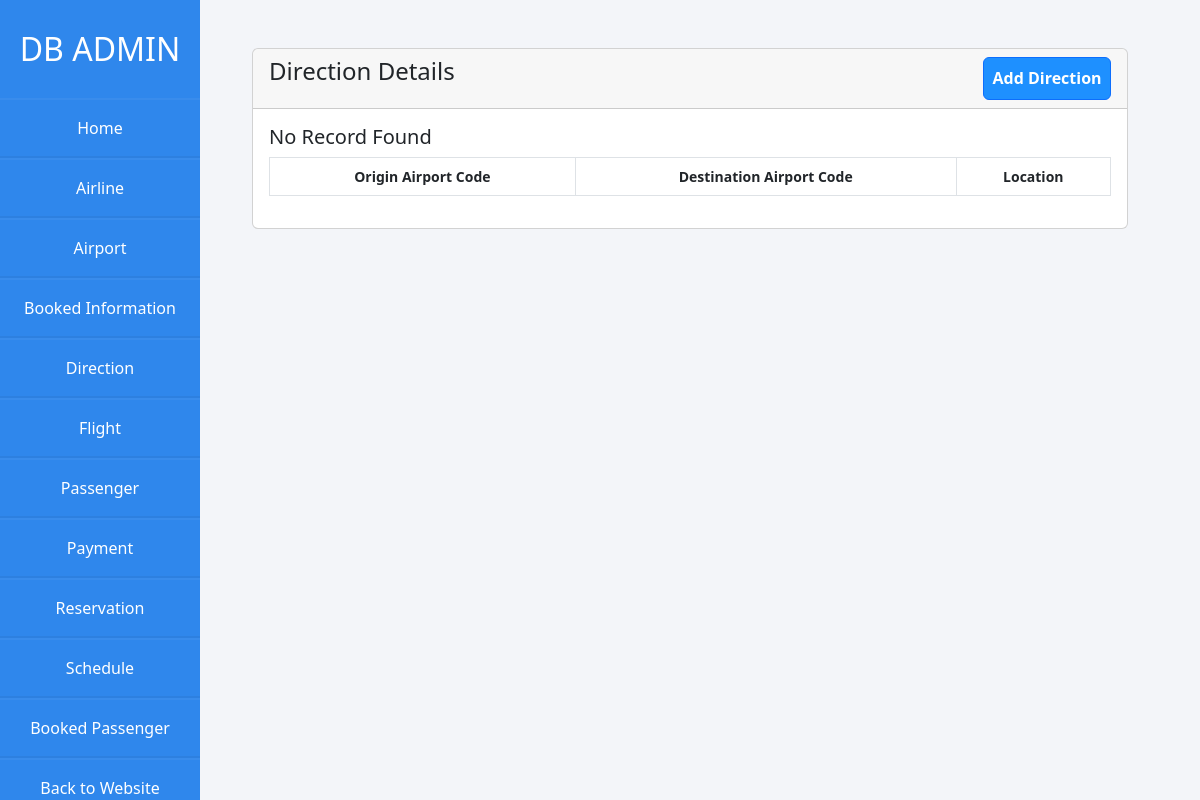
The app's page /Airlines/admin/direction.php, older data.
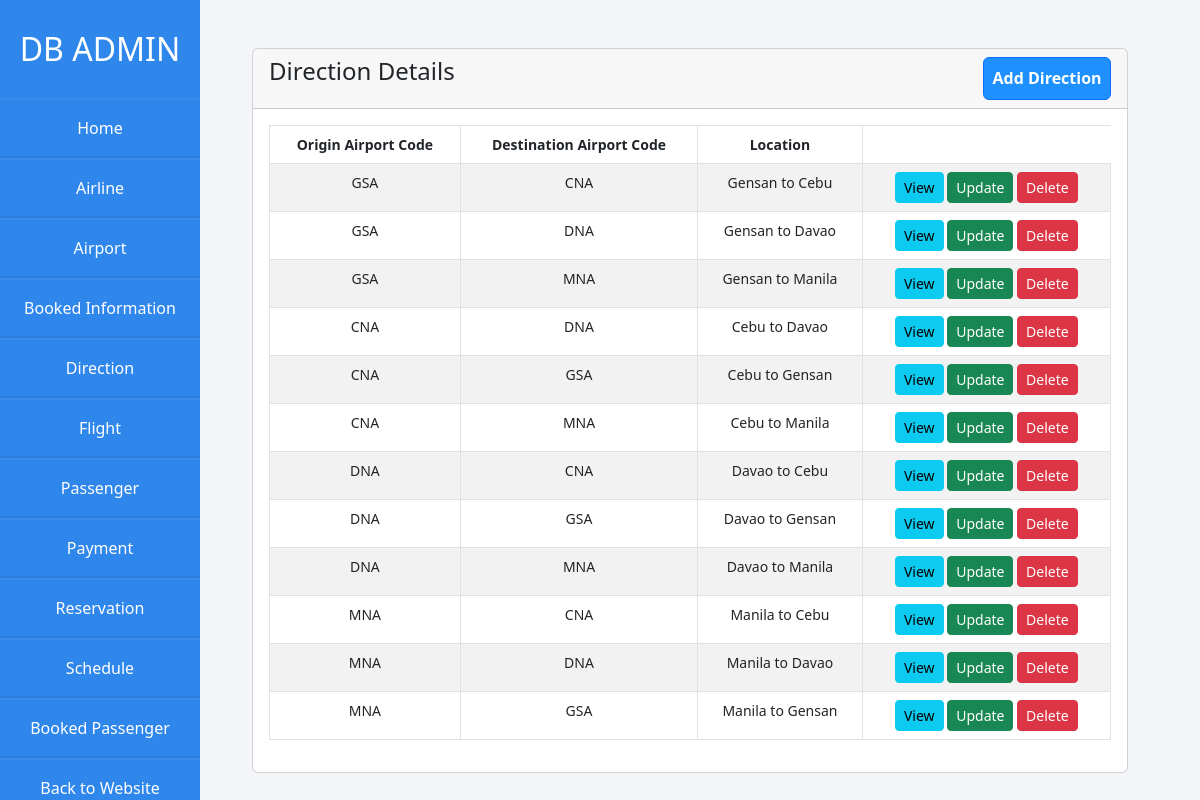
The same page, newer data.
### tables this page shows
CREATE TABLE `direction` (
  `direction_id` int(10) NOT NULL,
  `origin_airport_code` char(3) NOT NULL,
  `destination_airport_code` char(3) NOT NULL,
  `location` varchar(255) NOT NULL
);

### Airlines/admin/direction.php (the view, shortened to what this page needs)
<?php
  require 'dbcon.php';
?>
<!doctype html>
<html lang="en">
  <head>
    <link href="https://cdn.jsdelivr.net/npm/bootstrap@5.2.0-beta1/dist/css/bootstrap.min.css" rel="stylesheet">
    <link rel="stylesheet" href="css/styles.css">
  </head>
  <body>
    <div class="wrapper">
      <div class="sidebar">
        <h2>DB Admin</h2>
        <li><a href="admin.php">Home</a></li>
        <li><a href="airline.php">Airline</a></li>
        <li><a href="airport.php">Airport</a></li>
        <li><a href="booked-information.php">Booked Information</a></li>
        <li><a href="direction.php">Direction</a></li>
        <li><a href="flight.php">Flight</a></li>
        <li><a href="passenger.php">Passenger</a></li>
        <li><a href="payment.php">Payment</a></li>
        <li><a href="reservation.php">Reservation</a></li>
        <li><a href="schedule.php">Schedule</a></li>
        <li><a href="booked-passenger.php">Booked Passenger</a></li>
        <li><a href="../home.php"> Back to Website</a></li>
      </div>
    </div>
    <div class="container mt-5">
      <div class="row">
        <div class="col-md-12">
          <div class="card">
            <div class="card-header">
              <h4>Direction Details
                <a href="direction-create.php" class="btn btn-primary float-end">Add Direction</a>
              </h4>
            </div>
            <div class="card-body">
              <table class="table table-bordered table-striped">
                  <thead>
                      <tr>
                        <th>Origin Airport Code</th>
                        <th>Destination Airport Code</th>
                        <th>Location</th>
                      </tr>
                  </thead>
                  <tbody>
                    <?php
                      $query = "SELECT * FROM direction";
                      $query_run = mysqli_query($con, $query);
                      if(mysqli_num_rows($query_run) > 0){
                        foreach($query_run as $direction){
                          ?>
                          <tr>
                            <td><?= $direction['origin_airport_code']; ?></td>
                            <td><?= $direction['destination_airport_code']; ?></td>
                            <td><?= $direction['location']; ?></td>
                            <td>
                              <a href="direction-view.php?direction_id=<?= $direction['direction_id']; ?>" class="btn btn-info btn-sm">View</a>
                              <a href="direction-update.php?direction_id=<?= $direction['direction_id']; ?>" class="btn btn-success btn-sm">Update</a>
                              <form action="code.php" method='POST' class="d-inline">
                                <button type="submit" name="delete_direction" value="<?=$direction['direction_id']; ?>" class="btn btn-danger btn-sm">Delete</a>
                              </form>
                            </td>
                          </tr>
                          <?php
                        }
                      }
                      else{
                        echo '<h5>No Record Found </h5>';
                      }
                    ?>
                  </tbody>
              </table>
            </div>
          </div>
        </div>
      </div>
    </div>
  </body>
</html>

### Airlines/admin/css/styles.css (style rules this page uses)
* { margin: 0; padding: 0; box-sizing: border-box; list-style: none; text-decoration: none; }
body { background: #f3f5f9; min-width: 960px; }
.wrapper { width: 20%; min-width: 200px; max-width: 250px; display: flex; position: relative; }
.container { max-width: 75%; margin-left: 20%; }
.wrapper .sidebar { position: fixed; width: 200px; height: 100%; background: rgb(47, 135, 236); padding: 30px 0; overflow-x: scroll; overflow-y: none; }
.wrapper .sidebar h2 { color: #fff; text-transform: uppercase; text-align: center; margin-bottom: 30px; }
.wrapper .sidebar li { padding: 1rem; border-bottom: 2.5px solid rgba(0, 0, 0, 0.05); border-top: 2.5px solid rgba(225, 225, 225, 0.05); }
.wrapper .sidebar li a { color: #fff; display: block; text-align: center; list-style: none; text-decoration: none; }
.row { --bs-gutter-x: 1.5rem; --bs-gutter-y: 0; display: flex; flex-wrap: wrap; margin-top: calc(-1 * var(--bs-gutter-y)); margin-right: calc(-.5 * var(--bs-gutter-x)); }
.card-header { padding: var(--bs-card-cap-padding-y) var(--bs-card-cap-padding-x); margin-bottom: 0; color: var(--bs-card-cap-color); background-color: var(--bs-card-cap-bg); border-bottom: var(--bs-card-border-width) solid var(--bs-card-border-color); }
.table { --bs-table-color: var(--bs-body-color); --bs-table-bg: transparent; --bs-table-border-color: var(--bs-border-color); --bs-table-accent-bg: transparent; --bs-table-striped-color: var(--bs-body-color); --bs-table-striped-bg: rgba(0, 0, 0, 0.05); --bs-table-active-color: var(--bs-body-color); --bs-table-active-bg: rgba(0, 0, 0, 0.1); --bs-table-hover-color: var(--bs-body-color); --bs-table-hover-bg: rgba(0, 0, 0, 0.075); width: 100%; font-size: 14px; text-align: center; margin-bottom: 1rem; color: var(--bs-table-color); vertical-align: top; border-color: var(--bs-table-border-color); }
.btn-primary { background-color: #1e90ff; padding: 1%; color: white; text-decoration: none; font-weight: bold; }

Row changes from the older to the newer data that the page shows:
added direction: origin_airport_code "GSA", destination_airport_code "CNA", location "Gensan to Cebu", $direction['direction_id'] 1 (drawn)
added direction: origin_airport_code "GSA", destination_airport_code "DNA", location "Gensan to Davao", $direction['direction_id'] 2 (drawn)
added direction: origin_airport_code "GSA", destination_airport_code "MNA", location "Gensan to Manila", $direction['direction_id'] 3 (drawn)
added direction: origin_airport_code "CNA", destination_airport_code "DNA", location "Cebu to Davao", $direction['direction_id'] 4 (drawn)
added direction: origin_airport_code "CNA", destination_airport_code "GSA", location "Cebu to Gensan", $direction['direction_id'] 5 (drawn)
added direction: origin_airport_code "CNA", destination_airport_code "MNA", location "Cebu to Manila", $direction['direction_id'] 6 (drawn)
added direction: origin_airport_code "DNA", destination_airport_code "CNA", location "Davao to Cebu", $direction['direction_id'] 7 (drawn)
added direction: origin_airport_code "DNA", destination_airport_code "GSA", location "Davao to Gensan", $direction['direction_id'] 8 (drawn)
added direction: origin_airport_code "DNA", destination_airport_code "MNA", location "Davao to Manila", $direction['direction_id'] 9 (drawn)
added direction: origin_airport_code "MNA", destination_airport_code "CNA", location "Manila to Cebu", $direction['direction_id'] 10 (drawn)
added direction: origin_airport_code "MNA", destination_airport_code "DNA", location "Manila to Davao", $direction['direction_id'] 11 (drawn)
added direction: origin_airport_code "MNA", destination_airport_code "GSA", location "Manila to Gensan", $direction['direction_id'] 12 (drawn)
Text that changed along with them:
text no longer shown: "No Record Found"
